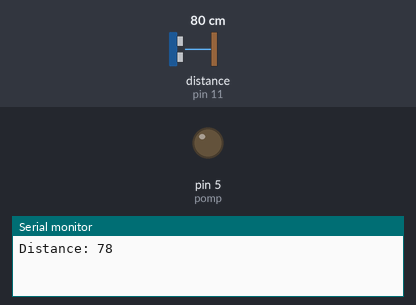
This sketch was run on a simulated Arduino Uno, built with avr-gcc and run on an emulated ATmega328P. On the bench: output pins drawn as LEDs (lit = HIGH), the last lines printed to the serial monitor. Wiring (inferred from the names in the program): ultrasonic range finder: trigger pin 12; echo pin 11. Inputs (shaded band) come from the test bench; at power-on: distance to the obstacle (sensor on pin 11) 80 cm. The echo pulse lasts 58.3 µs per cm; pins used as bus, display or sensor lines are not drawn.

Above: at 1.8 s.
1.9 s: distance to the obstacle (sensor on pin 11) set to 9 cm
3.4 s: distance to the obstacle (sensor on pin 11) set to 6 cm
At 4.3 s:
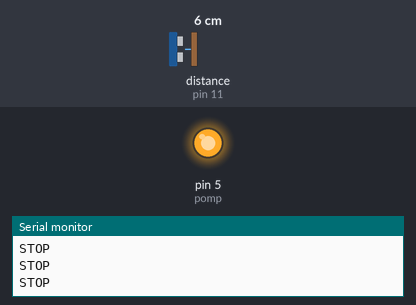
5.5 s: distance to the obstacle (sensor on pin 11) set to 18 cm
At 6.2 s:
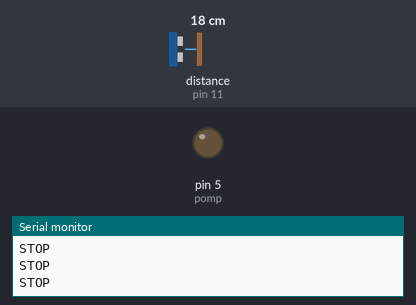
7.0 s: distance to the obstacle (sensor on pin 11) set to 2 cm
At 7.8 s:
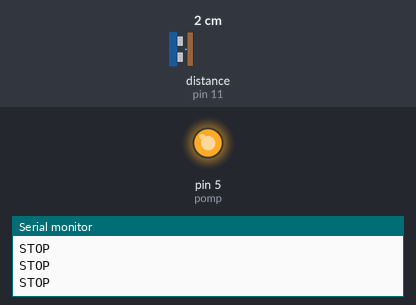
Timing chart, 0 to 10.0 s (numbered marks = the images above; inputs shaded):
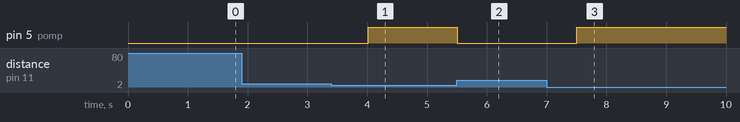

The sketch:

water_pomp_solar.ino
```cpp
const int trigPin = 12;
const int echoPin = 11;
const int pomp = 5;


// defines variables
long duration;
int distance;
void setup() {
  pinMode(trigPin, OUTPUT);
  pinMode(echoPin, INPUT);
  pinMode(pomp, OUTPUT);
  Serial.begin(9600);
}
void loop() {
  // Clears the trigPin

//  digitalWrite(pomp, HIGH);
//  delay(5000);
//  digitalWrite(pomp, LOW);
//  delay(5000);


  digitalWrite(trigPin, LOW);
  delayMicroseconds(2);

  // Sets the trigPin on HIGH state for 10 micro seconds
  digitalWrite(trigPin, HIGH);
  delayMicroseconds(10);
  digitalWrite(trigPin, LOW);

  // Reads the echoPin, returns the sound wave travel time in microseconds
  duration = pulseIn(echoPin, HIGH);

  // Calculating the distance
  distance = duration * 0.034 / 2;

  // Prints the distance on the Serial Monitor
  if(distance < 7){
      digitalWrite(pomp, HIGH);
      Serial.println("STOP");

    }
    else{
      digitalWrite(pomp, LOW);
        delay(1000);
      Serial.print("Distance: ");
      Serial.println(distance);
    }
}
```

Measured:
- the behaviour switches between 8 and 7 cm on distance to the obstacle (sensor on pin 11) (found by bisection; images 0 and 1)
- after the input at 3.4 s, pin 5 (pomp): LOW → HIGH after 0.61 s
- after the input at 5.5 s, pin 5 (pomp): HIGH → LOW at once
- after the input at 7.0 s, pin 5 (pomp): LOW → HIGH after 0.50 s
